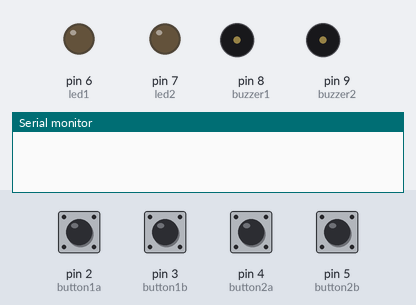
Recording of a sketch running on a simulated Arduino Uno, built with avr-gcc and run on an emulated ATmega328P. Shown: output pins drawn as LEDs (lit = HIGH), buzzer (waves = sounding, pin HIGH), the last lines printed to the serial monitor. The test bench sets the inputs (shaded band); at power-on: pin 2 (button1a), pin 3 (button1b), pin 4 (button2a), pin 5 (button2b) HIGH.

Above: at 1.2 s.
1.3 s: pin 2 (button1a) pulled LOW for 0.15 s
At 1.37 s:
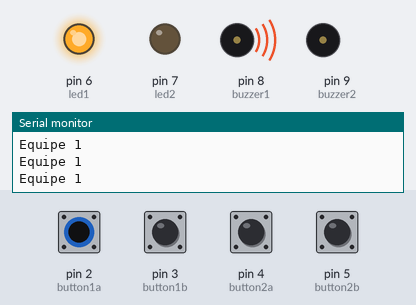
2.9 s: pin 4 (button2a) pulled LOW for 0.15 s
At 2.97 s:
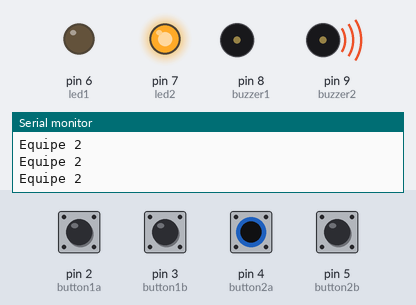
Timing chart, 0 to 5.9 s (numbered marks = the images above; inputs shaded):
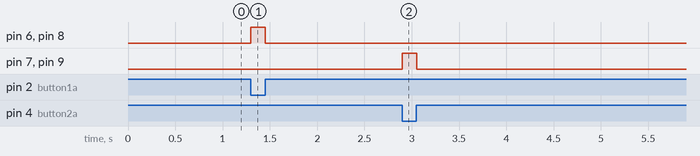

The sketch:

buzzer_controller.ino
```cpp
// LE BUZZER

const int led1 = 6;
const int led2 = 7;
const int buzzer1 = 8;
const int buzzer2 = 9;
const int button1a = 2;  // Bouton 1 équipe 1
const int button1b = 3;  // Bouton 2 équipe 1
const int button2a = 4;  // Bouton 1 équipe 2
const int button2b = 5;  // Bouton 2 équipe 2

bool equipe1_active = false;
bool equipe2_active = false;

void setup() {
    Serial.begin(9600);  // Initialisation de la communication série

    pinMode(led1, OUTPUT);
    pinMode(led2, OUTPUT);
    pinMode(buzzer1, OUTPUT);
    pinMode(buzzer2, OUTPUT);
    pinMode(button1a, INPUT_PULLUP);
    pinMode(button1b, INPUT_PULLUP);
    pinMode(button2a, INPUT_PULLUP);
    pinMode(button2b, INPUT_PULLUP);
}

void loop() {
    if ((digitalRead(button1a) == LOW || digitalRead(button1b) == LOW) && !equipe2_active) {
        equipe1_active = true;
        Serial.println("Equipe 1"); // Envoi du signal à Python
    }

    if ((digitalRead(button2a) == LOW || digitalRead(button2b) == LOW) && !equipe1_active) {
        equipe2_active = true;
        Serial.println("Equipe 2"); // Envoi du signal à Python
    }

    if (equipe1_active) {
        digitalWrite(led1, HIGH);
        digitalWrite(buzzer1, HIGH);
    } else {
        digitalWrite(led1, LOW);
        digitalWrite(buzzer1, LOW);
    }

    if (equipe2_active) {
        digitalWrite(led2, HIGH);
        digitalWrite(buzzer2, HIGH);
    } else {
        digitalWrite(led2, LOW);
        digitalWrite(buzzer2, LOW);
    }

    // Réinitialisation lorsque tous les boutons sont relâchés
    if (digitalRead(button1a) == HIGH && digitalRead(button1b) == HIGH &&
        digitalRead(button2a) == HIGH && digitalRead(button2b) == HIGH) {
        equipe1_active = false;
        equipe2_active = false;
    }
}
```

Measured:
- after the input at 1.3 s, pin 6 (led1), pin 8 (buzzer1): LOW → HIGH at once, → LOW 0.15 s later
- after the input at 2.9 s, pin 7 (led2), pin 9 (buzzer2): LOW → HIGH at once, → LOW 0.15 s later
